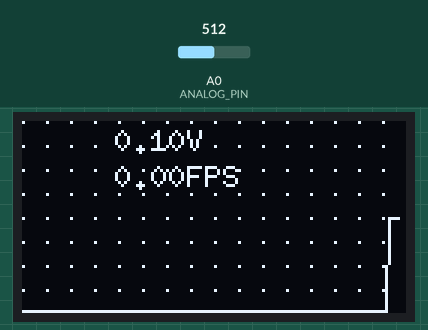
This sketch was run on a simulated Arduino Uno, built with avr-gcc and run on an emulated ATmega328P. Shown: 128×64 one-colour display. Inputs (shaded band) come from the test bench; at power-on: A0 (ANALOG_PIN) = 512.

Above: at 1.2 s.
1.3 s: A0 (ANALOG_PIN) set to 716
At 1.73 s:
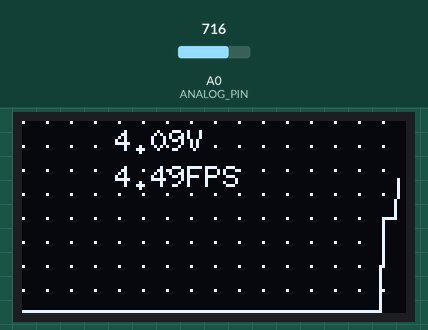
3.1 s: A0 (ANALOG_PIN) set to 900
At 3.7 s:
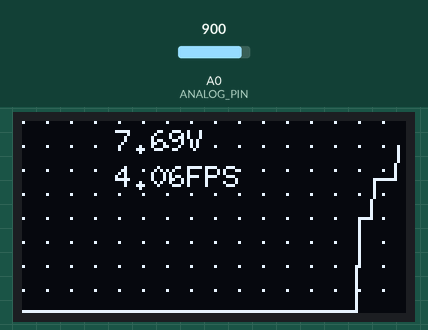
5.0 s: A0 (ANALOG_PIN) set to 1010
At 5.42 s:
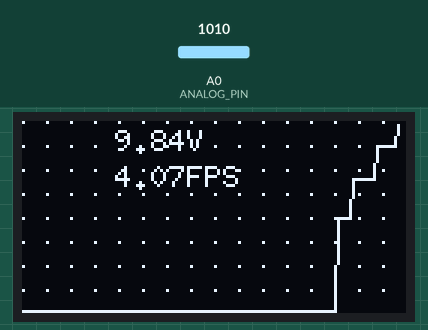
Timing chart, 0 to 8.0 s (numbered marks = the images above; inputs shaded):
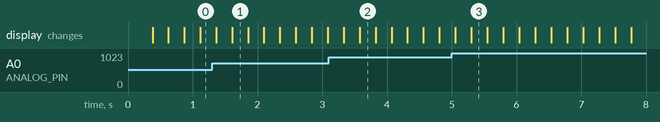

The sketch:

Arduino-Oscilloscope.ino
```cpp
#include <Arduino.h>
#include <U8g2lib.h>
#include <Wire.h>

U8G2_SSD1306_128X64_NONAME_1_HW_I2C u8g2(U8G2_R0, U8X8_PIN_NONE);

#define ANALOG_PIN A0
#define SCREEN_WIDTH 128
#define SCREEN_HEIGHT 64
#define SAFE_WIDTH 126 // 不显示右两列
#define BUFFER_SIZE SAFE_WIDTH

uint8_t buffer[BUFFER_SIZE]; // 存储波形数据

// 记录上一次采样值，用于过零检测
float lastVoltage_10 = 0;

unsigned long fpsLastTime = 0;
int frameCount = 0;
float fps = 0;

unsigned long lastUpdateTime = 0;
const unsigned long updateInterval = 133; // 10Hz -> 100ms

// 安全画点
void drawPixelSafe(int x, int y) {
  if (x >= 0 && x < SAFE_WIDTH && y >= 0 && y < SCREEN_HEIGHT) {
    u8g2.drawPixel(x, y);
  }
}

// 安全画线
void drawLineSafe(int x0,int y0,int x1,int y1){
  int dx=abs(x1-x0), dy=abs(y1-y0);
  int sx=(x0<x1)?1:-1, sy=(y0<y1)?1:-1;
  int err=dx-dy;
  while(true){
    drawPixelSafe(x0,y0);
    if(x0==x1 && y0==y1) break;
    int e2=2*err;
    if(e2> -dy){ err-=dy; x0+=sx;}
    if(e2< dx){ err+=dx; y0+=sy;}
  }
}

// 采样 ADC
float sampleAnalog() {
  for (int i = 0; i < BUFFER_SIZE-1; i++) {
    buffer[i] = buffer[i+1]; // 左移一格
  }

  int val = analogRead(ANALOG_PIN); // 0~1023
  float voltage = (val / 1023.0) * 5.0; // 0~5V

  float voltage_10 = 4 *(voltage-2.5)+0.09;

  // 映射屏幕坐标
  int y = map(voltage * 1000, 0, 5000, SCREEN_HEIGHT-1, 0);
  buffer[BUFFER_SIZE-1] = y;

  return voltage_10;
}

// 绘制波形
void drawOscilloscope() {
  for (int x = 0; x < BUFFER_SIZE-1; x++) {
    int y0 = buffer[x];
    int y1 = buffer[x+1];
    if (y0 < 0) y0 = 0;
    if (y0 >= SCREEN_HEIGHT) y0 = SCREEN_HEIGHT-1;
    if (y1 < 0) y1 = 0;
    if (y1 >= SCREEN_HEIGHT) y1 = SCREEN_HEIGHT-1;
    drawLineSafe(x, y0, x+1, y1);
  }
}

void setup() {
  Serial.begin(115200);
  u8g2.begin();
  for (int i=0;i<BUFFER_SIZE;i++) buffer[i]=SCREEN_HEIGHT-1; // 初始在底部
}

void loop() {
  unsigned long now = millis();
  if (now - lastUpdateTime >= updateInterval) {
    lastUpdateTime = now;

    // 采样
    float voltage_10 = sampleAnalog();

    // 绘制 OLED
    u8g2.firstPage();
    do {
        // 背景网格
        for(int y=0;y<SCREEN_HEIGHT;y+=8){
            for(int x=0;x<SAFE_WIDTH;x+=8) drawPixelSafe(x,y);
        }
        drawOscilloscope();

        // 显示电压
        u8g2.setFont(u8g2_font_6x10_tf);
        char buf[16];
        dtostrf(voltage_10, 5, 2, buf);
        u8g2.drawStr(25, 10, buf);
        u8g2.drawStr(25 + strlen(buf)*6, 10, "V");

        // 显示刷新帧率
        char fpsBuf[16];
        dtostrf(fps, 5, 2, fpsBuf);
        u8g2.drawStr(25, 22, fpsBuf);
        u8g2.drawStr(25 + strlen(fpsBuf)*6, 22, "FPS");

    } while(u8g2.nextPage());

    // 计算帧率
    frameCount++;
    if (now - fpsLastTime >= 1000) { // 每秒更新一次帧率
        fps = frameCount * 1000.0 / (now - fpsLastTime);
        fpsLastTime = now;
        frameCount = 0;
    }
  }
}
```
